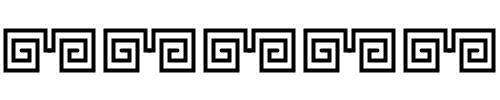
Frame 1 (no input)
Frame 60 (the mouse pressed at the canvas centre just before this capture): identical to frame 1, image omitted
Frame 120 (the mouse held since frame 60 and released just before this capture): identical to frame 1, image omitted

The Processing sketch that drew this single still picture (run headless with seeded random() and noise(); from frame 60 on, the mouse is pressed at the canvas centre):

// Processing sketch: processing_21440
// ── processing_21440.pde

//P1M1


void setup(){
  size(500, 100);

}

void draw(){
  background(255);
  for(int i =0; i <500; i= i+100){
    pushMatrix();
    translate(i+5, 30);
    //shape
    stroke(0);
    strokeWeight(4);
    beginShape();
    vertex(45, 20); 
    vertex(40, 20);
    vertex(40, 0);
    vertex(0, 0);
    vertex(0, 40);
    vertex(32, 40);
    vertex(32, 10);
    vertex(8, 10);
    vertex(8, 30);
    vertex(24, 30);
    vertex(24, 20);
    vertex(16, 20);   
    endShape();    
    popMatrix();
    
    pushMatrix();
    translate(i+93, 30);
    //rotate(radians(180));
    //shape
    stroke(0);
    strokeWeight(4);
    beginShape();
    vertex(-45, 20);
    vertex(-40, 20);
    vertex(-40, 0);
    vertex(0, 0);
    vertex(0, 40);
    vertex(-32, 40);
    vertex(-32, 10);
    vertex(-8, 10);
    vertex(-8, 30);
    vertex(-24, 30);
    vertex(-24, 20);
    vertex(-16, 20);   
    endShape();    
    popMatrix();
  }
  
}
